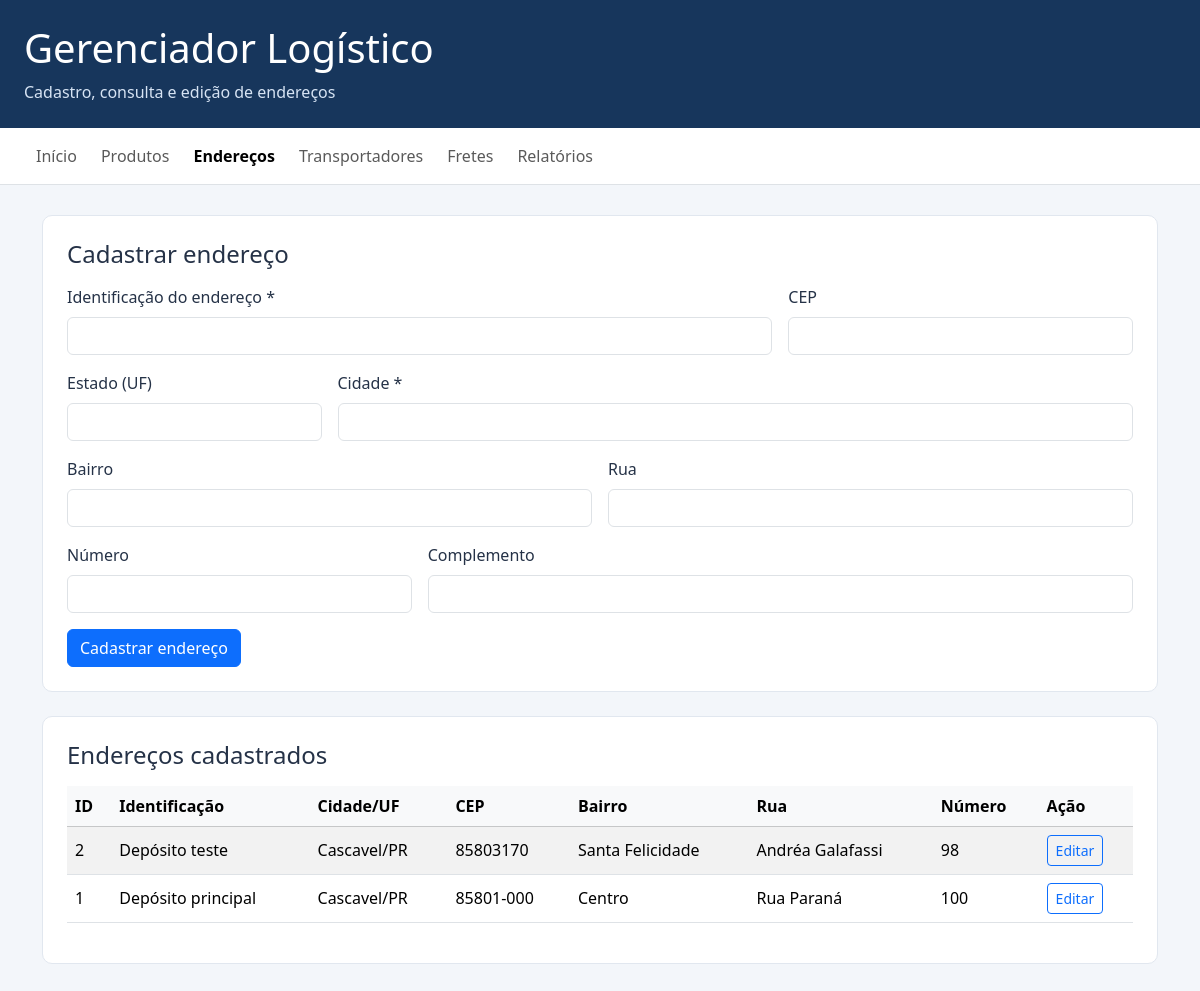
Before: /enderecos.php with the older database file.
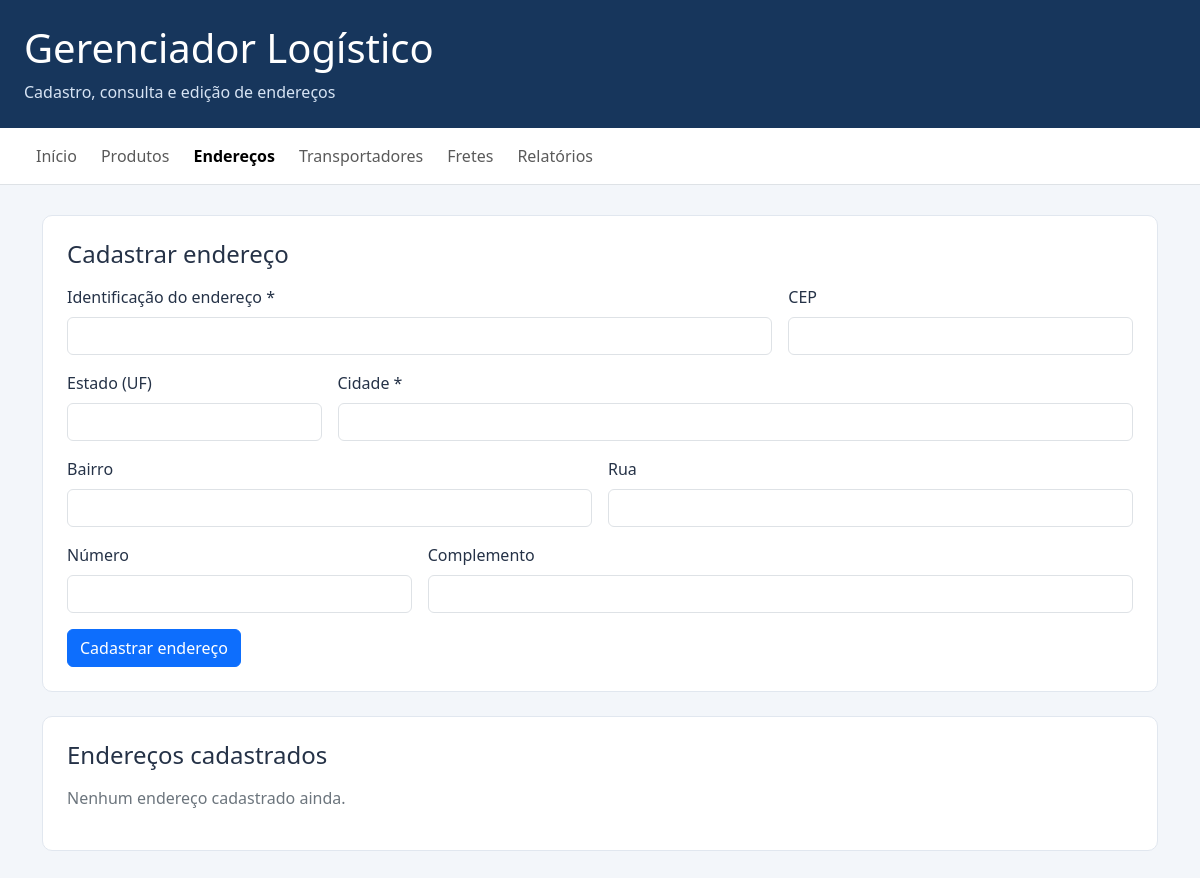
After: the same page with the newer database file.
### tables this page shows
CREATE TABLE IF NOT EXISTS enderecos (
    id INT NOT NULL AUTO_INCREMENT,
    nome VARCHAR(150) NOT NULL,
    cep VARCHAR(10) DEFAULT NULL,
    estado CHAR(2) DEFAULT NULL,
    cidade VARCHAR(100) NOT NULL,
    bairro VARCHAR(100) DEFAULT NULL,
    rua VARCHAR(150) DEFAULT NULL,
    numero VARCHAR(20) DEFAULT NULL,
    complemento VARCHAR(100) DEFAULT NULL,
    criado_em TIMESTAMP NULL DEFAULT CURRENT_TIMESTAMP,
    PRIMARY KEY (id)
);

### enderecos.php (the view, shortened to what the changed rows need)
<?php
require_once "conexao.php";
$enderecoEditar = null;
function escaparEndereco($valor) {
    return htmlspecialchars((string) ($valor ?? ""), ENT_QUOTES, "UTF-8");
}
$enderecos = $conexao->query(
    "SELECT * FROM enderecos ORDER BY id DESC"
)->fetchAll(PDO::FETCH_ASSOC);
?>
<!DOCTYPE html>
<html lang="pt-BR">
<head>
<link href="https://cdn.jsdelivr.net/npm/bootstrap@5.3.3/dist/css/bootstrap.min.css" rel="stylesheet">
</head>
<body>
<header class="cabecalho">
    <h1>Gerenciador Logístico</h1>
</header>
<main class="container">
    <section class="painel">
        <h2 class="h4 mb-3">
            <?= $enderecoEditar ? "Editar endereço" : "Cadastrar endereço" ?>
        </h2>
    </section>
    <section class="painel">
        <h2 class="h4 mb-3">Endereços cadastrados</h2>
        <?php if (count($enderecos) === 0): ?>
            <p class="text-secondary">Nenhum endereço cadastrado ainda.</p>
        <?php else: ?>
            <div class="table-responsive">
                <table class="table table-striped table-hover align-middle">
                    <thead class="table-light">
                        <tr>
                            <th>ID</th>
                            <th>Identificação</th>
                            <th>Cidade/UF</th>
                            <th>CEP</th>
                            <th>Bairro</th>
                            <th>Rua</th>
                            <th>Número</th>
                            <th>Ação</th>
                        </tr>
                    </thead>
                    <tbody>
                    <?php foreach ($enderecos as $endereco): ?>
                        <tr>
                            <td><?= (int) $endereco["id"] ?></td>
                            <td><?= escaparEndereco($endereco["nome"]) ?></td>
                            <td><?= escaparEndereco($endereco["cidade"] . "/" . $endereco["estado"]) ?></td>
                            <td><?= escaparEndereco($endereco["cep"]) ?></td>
                            <td><?= escaparEndereco($endereco["bairro"]) ?></td>
                            <td><?= escaparEndereco($endereco["rua"]) ?></td>
                            <td><?= escaparEndereco($endereco["numero"]) ?></td>
                            <td>
                                <a class="btn btn-sm btn-outline-primary" href="enderecos.php?editar=<?= (int) $endereco["id"] ?>">Editar</a>
                            </td>
                        </tr>
                    <?php endforeach; ?>
                    </tbody>
                </table>
            </div>
        <?php endif; ?>
    </section>
</main>
</body>
</html>

Changed rows visible on the page:
removed enderecos: id "2", nome "Depósito teste", cidade+estado "Cascavel/PR", cep "85803170", bairro "Santa Felicidade", rua "Andréa Galafassi", numero "98"
removed enderecos: id "1", nome "Depósito principal", cidade+estado "Cascavel/PR", cep "85801-000", bairro "Centro", rua "Rua Paraná", numero "100"
Other visible differences:
text no longer shown: "ID Identificação Cidade/UF CEP Bairro Rua Número Ação"
text now shown: "Nenhum endereço cadastrado ainda."
